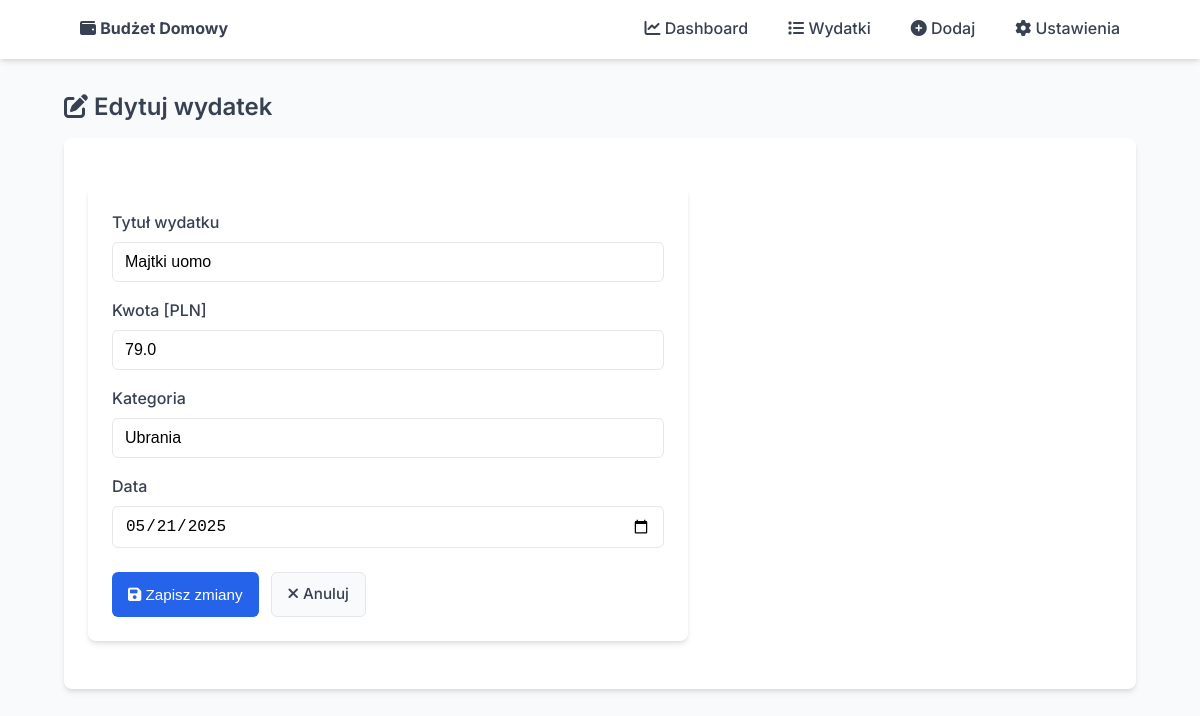
Page /edit/10 on the committed database.
### models.py (models this page shows, shortened)
class Expense(db.Model):
    __tablename__ = 'expenses'
    id = db.Column(db.Integer, primary_key=True)
    title = db.Column(db.String(100), nullable=False)
    amount = db.Column(db.Float, nullable=False)
    category = db.Column(db.String(50), nullable=False)
    date = db.Column(db.DateTime, default=datetime.utcnow, nullable=False)

### app.py (the view, shortened to what this page needs)
@env_app.route('/edit/<int:expense_id>', methods=['GET', 'POST'])
def edit_expense(expense_id):
    expense = Expense.query.get_or_404(expense_id)
    form = ExpenseForm(obj=expense)
    form.date.data = expense.date.date()
    return render_template('edit_expense.html', form=form, expense=expense)

### forms.py
class ExpenseForm(FlaskForm):
    title = StringField(
        'Tytuł wydatku',
        validators=[DataRequired(message='Wprowadź tytuł'), Length(max=100)]
    )
    amount = FloatField(
        'Kwota [PLN]',
        validators=[DataRequired(message='Wprowadź kwotę')]
    )
    category = StringField(
        'Kategoria',
        validators=[DataRequired(message='Wprowadź kategorię'), Length(max=50)]
    )
    date = DateField(
        'Data',
        default=date.today,
        format='%Y-%m-%d',
        validators=[DataRequired(message='Wprowadź datę')]
    )
    submit = SubmitField('Zapisz wydatek')

### app.py (called while the page is built)
@env_app.context_processor
def inject_current_year():
    return {'current_year': datetime.now().year}

### templates/edit_expense.html (shortened to what this page needs)
{% extends 'base.html' %}
{% block content %}
<h2><i class="fas fa-edit"></i> Edytuj wydatek</h2>
<div class="card">
    <form method="POST">
        <div class="form-group">
            <label>{{ form.title.label }}</label>
            {{ form.title(size=32, class="form-control") }}
        </div>
        <div class="form-group">
            <label>{{ form.amount.label }}</label>
            {{ form.amount(class="form-control") }}
        </div>
        <div class="form-group">
            <label>{{ form.category.label }}</label>
            {{ form.category(class="form-control") }}
        </div>
        <div class="form-group">
            <label>{{ form.date.label }}</label>
            {{ form.date(class="form-control", type="date") }}
        </div>
        <div class="buttons-row">
            <button type="submit" class="btn btn-primary">
                <i class="fas fa-save"></i> Zapisz zmiany
            </button>
            <a href="{{ url_for('view_expenses') }}" class="btn btn-secondary">
                <i class="fas fa-times"></i> Anuluj
            </a>
        </div>
    </form>
</div>
{% endblock %}

### static/style.css (style rules this page uses)
:root { --primary: #2563eb; --primary-dark: #1d4ed8; --success: #10b981; --danger: #ef4444; --warning: #f59e0b; --text: #374151; --text-light: #6b7280; --bg: #f9fafb; --bg-card: #ffffff; --border: #e5e7eb; --border-focus: #93c5fd; --shadow: 0 4px 6px -1px rgba(0, 0, 0, 0.1), 0 2px 4px -1px rgba(0, 0, 0, 0.06); }
* { box-sizing: border-box; margin: 0; padding: 0; }
body { font-family: 'Inter', 'Segoe UI', -apple-system, BlinkMacSystemFont, sans-serif; line-height: 1.5; color: var(--text); background-color: var(--bg); padding-bottom: 40px; }
h1, h2, h3, h4 { margin-bottom: 16px; font-weight: 600; line-height: 1.3; }
h2 { font-size: 1.5rem; color: var(--text); }
a { color: var(--primary); text-decoration: none; transition: color 0.2s ease-in-out; }
.card { background: var(--bg-card); border-radius: 8px; padding: 24px; box-shadow: var(--shadow); margin-bottom: 24px; }
form { background: var(--bg-card); padding: 24px; border-radius: 8px; box-shadow: var(--shadow); max-width: 600px; margin: 24px 0; }
.form-group { margin-bottom: 16px; }
form label { display: block; margin-bottom: 8px; font-weight: 500; color: var(--text); }
form input, form select { width: 100%; padding: 10px 12px; border: 1px solid var(--border); border-radius: 6px; font-size: 1rem; transition: border 0.2s ease; }
.buttons-row { display: flex; gap: 12px; margin-top: 24px; }
.btn { display: inline-block; padding: 10px 16px; border-radius: 6px; font-weight: 500; text-align: center; cursor: pointer; transition: all 0.2s ease; font-size: 0.95rem; border: none; }
.btn-primary { background-color: var(--primary); color: white; }
.btn-secondary { background-color: var(--bg); color: var(--text); border: 1px solid var(--border); }

### rows in the picture
Expense: title "Majtki uomo", amount "79.0", category "Ubrania", date "05/21/2025"
